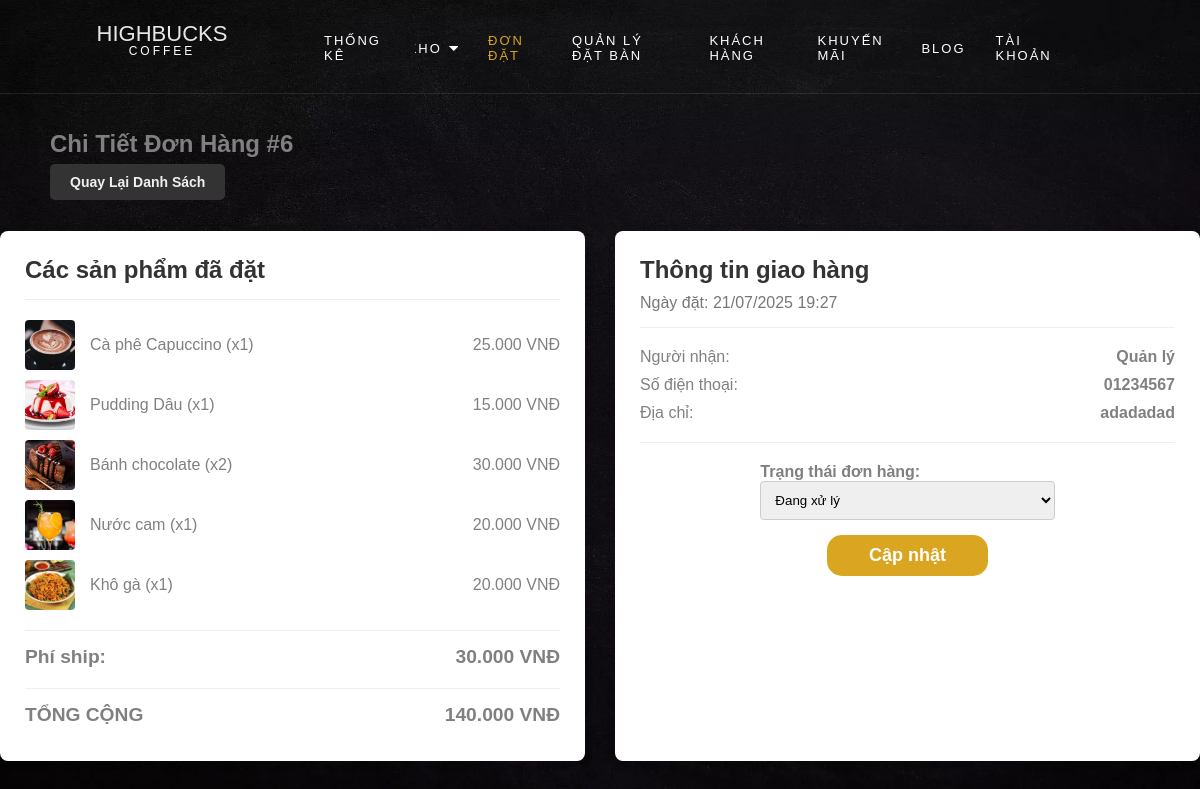
Screenshot of /page/order_details_admin.php?id=6 with the database file from the repository.
### tables this page shows
CREATE TABLE IF NOT EXISTS `donhang` (
  `idDonHang` int NOT NULL AUTO_INCREMENT,
  `idTaiKhoan` int DEFAULT NULL,
  `TenNguoiNhan` varchar(255) DEFAULT NULL,
  `SoDienThoaiNhan` varchar(11) DEFAULT NULL,
  `DiaChiNhan` varchar(255) DEFAULT NULL,
  `NgayDat` datetime DEFAULT CURRENT_TIMESTAMP,
  `TongTien` decimal(10,0) DEFAULT NULL,
  `TrangThai` varchar(255) DEFAULT 'Ä�á»£i xÃ¡c nháº­n',
  PRIMARY KEY (`idDonHang`)
);

CREATE TABLE IF NOT EXISTS `chitietdonhang` (
  `idChiTiet` int NOT NULL AUTO_INCREMENT,
  `idDonHang` int DEFAULT NULL,
  `idSanPham` int DEFAULT NULL,
  `SoLuong` int DEFAULT NULL,
  `DonGia` decimal(10,0) DEFAULT NULL,
  PRIMARY KEY (`idChiTiet`)
);

CREATE TABLE IF NOT EXISTS `sanpham` (
  `idsanpham` int NOT NULL AUTO_INCREMENT,
  `TenSanPham` varchar(255) NOT NULL,
  `SoLuong` float DEFAULT NULL,
  `GiaTien` float NOT NULL,
  `PhanLoai` varchar(255) NOT NULL,
  `TrangThai` varchar(45) NOT NULL,
  PRIMARY KEY (`idsanpham`)
);

### Page/order_details_admin.php (the view, shortened to what this page needs)
<?php
include_once __DIR__ . '/../PHP/Connect.php';
$id_don_hang = intval($_GET['id']);
$stmt = $conn->prepare("SELECT * FROM donhang WHERE idDonHang = ?");
$stmt->bind_param("i", $id_don_hang);
$stmt->execute();
$order = $stmt->get_result()->fetch_assoc();
$items = [];
$stmt_items = $conn->prepare(
    "SELECT sp.TenSanPham, sp.idSanpham, ct.SoLuong, ct.DonGia
     FROM chitietdonhang ct
     JOIN sanpham sp ON ct.idSanPham = sp.idsanpham
     WHERE ct.idDonHang = ?"
);
$stmt_items->bind_param("i", $id_don_hang);
$stmt_items->execute();
$result_items = $stmt_items->get_result();
while ($row = $result_items->fetch_assoc()) {
    $items[] = $row;
}
?>
<!DOCTYPE html>
<html lang="vi">
<head>
    <link rel="stylesheet" href="../Css/css.css">
    <link rel="stylesheet" href="https://cdnjs.cloudflare.com/ajax/libs/font-awesome/4.7.0/css/font-awesome.min.css">
</head>
<body>
    <?php include '../PHP/menu_dashboard.php'; ?>
    <div class="main-header" style="padding:130px 50px 0 50px">
        <h2 style="padding-bottom: 15px;">Chi Tiết Đơn Hàng #<?php echo $order['idDonHang']; ?></h2>
        <a href="orders.php" class="btn btn-secondary">Quay Lại Danh Sách</a>
    </div>
    <div class="details-container">
        <div class="order-info">
            <div class="info-header">
                <h2>Các sản phẩm đã đặt</h2>
            </div>
            <div class="product-list">
                <?php foreach ($items as $item): ?>
                    <div class="info-line">
                        <img src="../Pic/<?php echo htmlspecialchars($item['idSanpham']); ?>.jpg" alt="">
                        <span class="product-name"><?php echo htmlspecialchars($item['TenSanPham']); ?> (x<?php echo $item['SoLuong']; ?>)</span>
                        <span><?php echo number_format($item['DonGia'] * $item['SoLuong'], 0, ',', '.'); ?> VNĐ</span>
                    </div>
                <?php endforeach; ?>
            </div>
            <div class="info-line order-total">
                <span>Phí ship:</span>
                <span>30.000 VNĐ</span>
            </div>
            <div class="info-line order-total">
                <span>TỔNG CỘNG</span>
                <span><?php echo number_format($order['TongTien'], 0, ',', '.'); ?> VNĐ</span>
            </div>
        </div>
        <div class="shipping-info">
            <div class="info-header">
                <h2 style="margin-bottom: 10px;">Thông tin giao hàng</h2>
                <p>Ngày đặt: <?php echo date('d/m/Y H:i', strtotime($order['NgayDat'])); ?></p>
            </div>
            <div class="info-line">
                <span>Người nhận:</span>
                <strong><?php echo htmlspecialchars($order['TenNguoiNhan']); ?></strong>
            </div>
            <div class="info-line">
                <span>Số điện thoại:</span>
                <strong><?php echo htmlspecialchars($order['SoDienThoaiNhan']); ?></strong>
            </div>
            <div class="info-line">
                <span>Địa chỉ:</span>
                <strong><?php echo htmlspecialchars($order['DiaChiNhan']); ?></strong>
            </div>
            <form class="status-form" action="../PHP/process_update_order_status.php" method="POST">
                <div class="form-group">
                    <label for="TrangThai"><strong>Trạng thái đơn hàng:</strong></label>
                    <select name="TrangThai" id="TrangThai">
                        <option value="Đang xử lý" <?php if ($order['TrangThai'] == 'Đang xử lý') echo 'selected'; ?>>Đang xử lý</option>
                    </select>
                </div>
                <button type="submit" class="btn btn-primary">Cập nhật</button>
            </form>
            </div>
    </div>
</body>
</html>

### Css/css.css (style rules this page uses)
* { padding: 0; margin: 0; box-sizing: border-box; }
html,body { scroll-behavior: smooth; font-family: "Poppins", Arial, sans-serif; background-image: url(../Pic/bg_4.jpg); background-position: center; background-repeat: no-repeat; background-size: cover; background-attachment: fixed; color: gray; font-weight: 300; width: 100%; }
.main-header { margin-bottom: 20px; }
.main-header .btn-secondary { background-color: #333; color: #f0f0f0; padding: 10px 20px; border-radius: 5px; margin-top: 15px; text-decoration: none; font-size: 14px; font-weight: bold; cursor: pointer; border: none; transition: background-color 0.3s ease; }

### Page/order_details_admin.php (style rules this page uses)
.details-container { display: flex; max-width: 1200px; margin: 40px auto; gap: 30px; }
.order-info, .shipping-info { flex: 1; background: #fff; padding: 25px; border-radius: 8px; box-shadow: 0 2px 10px rgba(0,0,0,0.1); }
.info-header { border-bottom: 1px solid #eee; padding-bottom: 15px; margin-bottom: 20px; }
.info-header h2 { color: #333; }
.info-header p { color: #777; }
.info-line { display: flex; justify-content: space-between; margin-bottom: 10px; align-items: center; }
.product-list .info-line { align-items: center; }
.product-list img { width: 50px; height: 50px; border-radius: 4px; margin-right: 15px; object-fit: cover; }
.product-name { flex-grow: 1; }
.order-total { border-top: 1px solid #eee; padding-top: 15px; margin-top: 20px; font-weight: bold; font-size: 1.2em; }
.status-form { margin-top: 20px; padding-top: 20px; border-top: 1px solid #eee;display: flex;flex-direction: column; align-items: center; }
.status-form select { width: 100%; padding: 10px; border-radius: 4px; border: 1px solid #ccc; margin-bottom: 15px; }
.status-form button { width: 30%;padding: 10px; background-color: goldenrod;color: white;font-weight: bold;font-size: 18px; border: none; border-radius: 15px; }

### rows the page displays
donhang: idDonHang "6", TongTien "140.000", NgayDat "21/07/2025 19:27", TenNguoiNhan "Quản lý", SoDienThoaiNhan "01234567", DiaChiNhan "adadadad"
chitietdonhang: shows a picture, idSanPham.TenSanPham "Cà phê Capuccino", SoLuong "1", $item['DonGia'] * $item['SoLuong'] "25.000"
chitietdonhang: shows a picture, idSanPham.TenSanPham "Pudding Dâu", SoLuong "1", $item['DonGia'] * $item['SoLuong'] "15.000"
chitietdonhang: shows a picture, idSanPham.TenSanPham "Bánh chocolate", SoLuong "2", $item['DonGia'] * $item['SoLuong'] "30.000"
chitietdonhang: shows a picture, idSanPham.TenSanPham "Nước cam", SoLuong "1", $item['DonGia'] * $item['SoLuong'] "20.000"
chitietdonhang: shows a picture, idSanPham.TenSanPham "Khô gà", SoLuong "1", $item['DonGia'] * $item['SoLuong'] "20.000"
